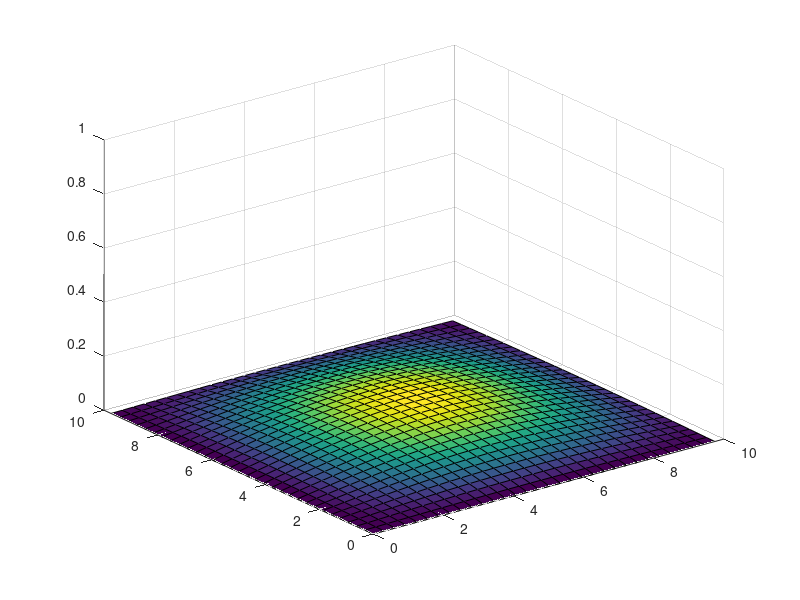

MATLAB code to generate this figure:
%%
%Andreas Stadelmann 01525173
%Cristian Avram     01304470

clear all   % Es werden alle Variablen gel�scht
close all   % Es werden alle Fenster geschlossen
clc         % Das Command Window wird zur�ckgesetzt
%%
%1.1.1. Gegeben ist das Gleichungssystem:
%    x1 + 2x2 + 4x3 = 5  (1.1a)
%   2x1 + 2x2 + x3  = 4  (1.1b)
%   3x1 + 2x2       = 1  (1.1c)
 
%Schreiben Sie dieses Gleichungssystem in Matrixdarstellung an und bestimmen
%Sie den L�sungsvektor x = [x1 x2 x3]T
% A * x = b 

A = [ 1 2 4; 2 2 1; 3 2 0];
b = [5; 4; 1];

%F�hren Sie die Rechnung einmal mit dem Befehl inv() und einmal mit dem
%Befehl mldivide() durch. Untersuchen Sie die Geschwindigkeits- und
%Genauigkeitsunterschiede der beiden Befehle. 

% Rechnung mit inv()
tic
x_inv = inv(A) * b
toc
norm_inv = norm(A * x_inv - b)

% Rechnung mit mldivide()
tic 
x_mldivide = A \ b
toc
norm_mldivide = norm(A * x_mldivide - b)

%Antwort:
%Die beiden Befehle sind auf meinem System meistens fast gleich schnell.
%Der numerische Fehler ist bei mldivide gleich 0. F�r das L�sen solcher 
%Systeme w�rde ich demnach den Befehl mldivide verwenden.

%%
%1.1.2. Gegeben ist die Fourier-Reihenentwicklung n-ter Ordnung mit
%Amplitude A = 10. Stellen Sie diese Rechteckfunktion f�r n = 1,2,...,100
%im Intervall x [0,10] mithilfe einer for-Schleife dar. Nutzen Sie zur
%schrittweisen grafischen Darstellung der Funktion in der for-Schleife den
%pause-Befehl. 

Amp = 10;
x_vec = 0:pi/1000:10;
rect_mat = [];

for n = 1:1:100
    
       % speichert den Summanden f�r k = n in rect_summand{n}
       rect_summand{n} = @(x) ( 4 / (pi*(2*n-1)) * sin((2*n-1)*x) );
       
       % erzeugt einen Vektor aus dem Funktion-Handle an{n} 
       rect_mat(n, :) = rect_summand{n}(x_vec);
       
       % summiert alle bisherigen Vektoren
       rect_vec = Amp * sum(rect_mat, 1);

       % plot Rechtecksfunktion
       figure(1)
       plot(x_vec, rect_vec);

       xlabel('x', 'FontName', 'Arial', 'FontSize', 14) 
       ylabel('Amplitude', 'FontName', 'Arial', 'FontSize', 14) 
      
       title(sprintf('Fourier Reihenentwicklung mit n=%d', n));

       % warte fuer 0.1s
       pause(0.1)
       
end
%%
% Aufgabe 1.3

t_konst = 0:0.1:2*pi;

x_vec = 0:pi/10:10;

% Koordinatenmatrix erzeugen
[xx,yy] = meshgrid(x_vec,x_vec);

f = @(x, y, t) sin(x*pi/10) .* sin(y*pi/10) * abs(sin(t));

for i = 1:1:length(t_konst)
    zz = f(xx, yy, t_konst(i));
    
    surf(xx, yy, zz);
    zlim manual
    zlim([0 1]);
    
    pause(0.1)
end



